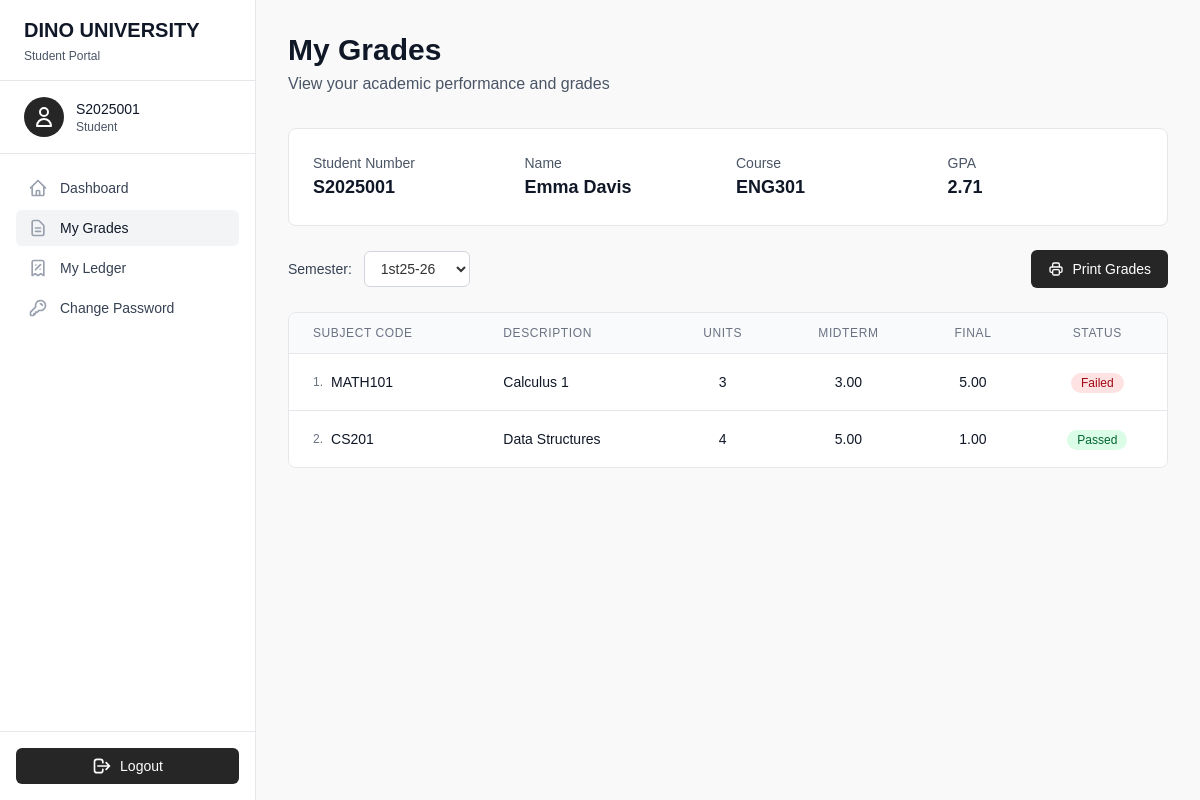
/student/grades.php (signed in), run on the app's committed database.
### tables this page shows
CREATE TABLE IF NOT EXISTS `students` (
  `student_id` int NOT NULL AUTO_INCREMENT,
  `student_number` varchar(50) NOT NULL DEFAULT '0',
  `name` varchar(100) NOT NULL DEFAULT '0',
  `gender` varchar(10) NOT NULL DEFAULT 'Male',
  `course_id` int NOT NULL DEFAULT '0',
  PRIMARY KEY (`student_id`),
  KEY `FK_students_courses` (`course_id`),
  CONSTRAINT `FK_students_courses` FOREIGN KEY (`course_id`) REFERENCES `courses` (`course_id`) ON DELETE CASCADE ON UPDATE CASCADE
);

CREATE TABLE IF NOT EXISTS `courses` (
  `course_id` int NOT NULL AUTO_INCREMENT,
  `code` varchar(50) DEFAULT NULL,
  `name` varchar(100) DEFAULT NULL,
  PRIMARY KEY (`course_id`)
);

CREATE TABLE IF NOT EXISTS `subjects` (
  `id` int NOT NULL AUTO_INCREMENT,
  `code` varchar(50) DEFAULT NULL,
  `description` text,
  `days` varchar(50) DEFAULT NULL,
  `time` varchar(50) DEFAULT NULL,
  `room_id` int DEFAULT NULL,
  `teacher_id` int DEFAULT NULL,
  `price_unit` int DEFAULT NULL,
  `units` int DEFAULT NULL,
  PRIMARY KEY (`id`),
  KEY `FK_subjects_rooms` (`room_id`),
  KEY `FK_subjects_teachers` (`teacher_id`),
  CONSTRAINT `FK_subjects_rooms` FOREIGN KEY (`room_id`) REFERENCES `rooms` (`id`) ON DELETE CASCADE ON UPDATE CASCADE,
  CONSTRAINT `FK_subjects_teachers` FOREIGN KEY (`teacher_id`) REFERENCES `teachers` (`id`) ON DELETE CASCADE ON UPDATE CASCADE
);

CREATE TABLE IF NOT EXISTS `student_subjects` (
  `id` int NOT NULL AUTO_INCREMENT,
  `subject_id` int DEFAULT NULL,
  `student_id` int DEFAULT NULL,
  `semester_id` int DEFAULT NULL,
  `midterm_grade` decimal(20,6) DEFAULT NULL,
  `final_course_grade` decimal(20,6) DEFAULT NULL,
  PRIMARY KEY (`id`),
  KEY `FK_student_subjects_semesters` (`semester_id`),
  KEY `FK_student_subjects_students` (`student_id`),
  KEY `FK_student_subjects_subjects` (`subject_id`),
  CONSTRAINT `FK_student_subjects_semesters` FOREIGN KEY (`semester_id`) REFERENCES `semesters` (`id`) ON DELETE CASCADE ON UPDATE CASCADE,
  CONSTRAINT `FK_student_subjects_students` FOREIGN KEY (`student_id`) REFERENCES `students` (`student_id`) ON DELETE CASCADE ON UPDATE CASCADE,
  CONSTRAINT `FK_student_subjects_subjects` FOREIGN KEY (`subject_id`) REFERENCES `subjects` (`id`) ON DELETE CASCADE ON UPDATE CASCADE
);

### student/grades.php (the view, shortened to what this page needs)
<?php
require('../partials/head.php');
$user = $_SESSION['user'];
$stmt = $connection->prepare("
select s.student_id, s.student_number, s.name as student_name, c.code as course_name
from students s
left join courses c on s.course_id = c.course_id
where s.student_number = ?;
");
$stmt->execute([$user['name']]);
$student = $stmt->fetch();
$stmt = $connection->prepare("select * from semesters order by id");
$stmt->execute();
$semesters = $stmt->fetchAll();
$current_semester = $_GET['semester'] ?? ($semesters[0]['code'] ?? '1st25-26');
$stmt = $connection->prepare("
select sub.id, sub.code, sub.description, sub.days, sem.code as semester_code, sub.time, r.name as room_name, t.name as teacher_name, sub.price_unit, sub.units, ss.midterm_grade, ss.final_course_grade
from students s
join student_subjects ss on ss.student_id = s.student_id
join subjects sub on ss.subject_id = sub.id
join semesters sem on ss.semester_id = sem.id
join rooms r on r.id = sub.room_id
join teachers t on t.id = sub.teacher_id
where s.student_number = ? and sem.code = ?;
");
$stmt->execute([$user['name'], $current_semester]);
$student_subjects = $stmt->fetchAll();
$total_points = 0;
$total_units = 0;
foreach ($student_subjects as $subject) {
    if ($subject['final_course_grade'] > 0) {
        $total_points += $subject['final_course_grade'] * $subject['units'];
        $total_units += $subject['units'];
    }
}
$gpa = $total_units > 0 ? number_format($total_points / $total_units, 2) : '0.00';
?>
<body class="min-h-screen bg-gray-50" x-data="{ sidebarOpen: false }">
    <?php require('../partials/student_sidebar.php'); ?>
    <div class="flex-1 lg:ml-64">
        <main class="pt-16 lg:pt-0">
            <div class="py-8 px-4 sm:px-6 lg:px-8">
                <div class="mb-8">
                    <h1 class="text-3xl font-extrabold text-gray-900">My Grades</h1>
                    <p class="mt-1 text-gray-600">View your academic performance and grades</p>
                </div>
                <div class="bg-white rounded-lg border border-gray-200 p-6 mb-6">
                    <div class="grid grid-cols-1 md:grid-cols-2 lg:grid-cols-4 gap-4">
                        <div>
                            <p class="text-sm font-medium text-gray-600">Student Number</p>
                            <p class="text-lg font-semibold text-gray-900"><?= $student['student_number'] ?></p>
                        </div>
                        <div>
                            <p class="text-sm font-medium text-gray-600">Name</p>
                            <p class="text-lg font-semibold text-gray-900"><?= $student['student_name'] ?></p>
                        </div>
                        <div>
                            <p class="text-sm font-medium text-gray-600">Course</p>
                            <p class="text-lg font-semibold text-gray-900"><?= $student['course_name'] ?></p>
                        </div>
                        <div>
                            <p class="text-sm font-medium text-gray-600">GPA</p>
                            <p class="text-lg font-semibold text-gray-900"><?= $gpa ?></p>
                        </div>
                    </div>
                </div>
                <div class="flex flex-col sm:flex-row justify-between items-start sm:items-center gap-4 mb-6">
                    <div class="flex items-center gap-3">
                        <label for="semester_select" class="text-sm font-medium text-gray-700">Semester:</label>
                        <select name="semester" id="semester_select" onchange="changeSemester(this.value)"
                            class="px-3 py-2 border border-gray-300 rounded-md text-sm focus:outline-none focus:ring-2 focus:ring-neutral-800 focus:border-neutral-800 bg-white">
                            <?php foreach ($semesters as $semester) : ?>
                                <option value="<?= $semester['code'] ?>"
                                    <?= $semester['code'] === $current_semester ? 'selected' : '' ?>>
                                    <?= $semester['code'] ?>
                                </option>
                            <?php endforeach; ?>
                        </select>
                    </div>
                    <a target="_blank"
                        class="inline-flex items-center px-4 py-2 border border-transparent text-sm font-medium rounded-md text-white bg-neutral-800 hover:bg-neutral-900 focus:outline-none focus:ring-2 focus:ring-offset-2 focus:ring-neutral-800 transition-colors"
                        href="../grades/print.php?semester=<?= $current_semester ?>&student=<?= $student['student_number'] ?>">
                        Print Grades
                    </a>
                </div>
                <div class="bg-white rounded-lg border border-gray-200 overflow-hidden">
                    <div class="overflow-x-auto">
                        <table class="min-w-full divide-y divide-gray-200">
                            <thead class="bg-gray-50">
                                <tr>
                                    <th class="px-6 py-3 text-left text-xs font-medium text-gray-500 uppercase tracking-wider">Subject Code</th>
                                    <th class="px-6 py-3 text-left text-xs font-medium text-gray-500 uppercase tracking-wider">Description</th>
                                    <th class="px-6 py-3 text-center text-xs font-medium text-gray-500 uppercase tracking-wider">Units</th>
                                    <th class="px-6 py-3 text-center text-xs font-medium text-gray-500 uppercase tracking-wider">Midterm</th>
                                    <th class="px-6 py-3 text-center text-xs font-medium text-gray-500 uppercase tracking-wider">Final</th>
                                    <th class="px-6 py-3 text-center text-xs font-medium text-gray-500 uppercase tracking-wider">Status</th>
                                </tr>
                            </thead>
                            <tbody class="bg-white divide-y divide-gray-200">
                                <?php if (empty($student_subjects)) : ?>
                                    <tr>
                                        <td colspan="6" class="px-6 py-12 text-center">
                                            <svg class="mx-auto h-12 w-12 text-gray-400" fill="none" stroke="currentColor" viewBox="0 0 24 24">
                                                <path stroke-linecap="round" stroke-linejoin="round" stroke-width="2" d="M9 12h6m-6 4h6m2 5H7a2 2 0 01-2-2V5a2 2 0 012-2h5.586a1 1 0 01.707.293l5.414 5.414a1 1 0 01.293.707V19a2 2 0 01-2 2z"></path>
                                            </svg>
                                            <p class="mt-2 text-sm text-gray-500">No subjects enrolled for this semester.</p>
                                        </td>
                                    </tr>
                                <?php else : ?>
                                    <?php foreach ($student_subjects as $key => $subject) : ?>
                                        <tr class="hover:bg-gray-50 transition-colors">
                                            <td class="px-6 py-4 whitespace-nowrap">
                                                <div class="flex items-center">
                                                    <span class="text-xs text-gray-500 mr-2"><?= $key + 1 ?>.</span>
                                                    <span class="text-sm font-medium text-gray-900"><?= $subject['code'] ?? '' ?></span>
                                                </div>
                                            </td>
                                            <td class="px-6 py-4">
                                                <div class="text-sm text-gray-900"><?= $subject['description'] ?? '' ?></div>
                                            </td>
                                            <td class="px-6 py-4 whitespace-nowrap text-center">
                                                <span class="text-sm text-gray-900"><?= $subject['units'] ?? '' ?></span>
                                            </td>
                                            <td class="px-6 py-4 whitespace-nowrap text-center">
                                                <span class="text-sm font-medium text-gray-900">
                                                    <?= $subject['midterm_grade'] != '0.00' ? number_format((float)$subject['midterm_grade'], 2) : '-' ?>
                                                </span>
                                            </td>
                                            <td class="px-6 py-4 whitespace-nowrap text-center">
                                                <span class="text-sm font-medium text-gray-900">
                                                    <?= $subject['final_course_grade'] != '0.00' ? number_format((float)$subject['final_course_grade'], 2) : '-' ?>
                                                </span>
                                            </td>
                                            <td class="px-6 py-4 whitespace-nowrap text-center">
                                                <?php
                                                $final_grade = (float)$subject['final_course_grade'];
                                                if ($final_grade >= 1.0 && $final_grade <= 3.0) {
                                                    echo '<span class="inline-flex items-center px-2.5 py-0.5 rounded-full text-xs font-medium bg-green-100 text-green-800">Passed</span>';
                                                } elseif ($final_grade > 3.0) {
                                                    echo '<span class="inline-flex items-center px-2.5 py-0.5 rounded-full text-xs font-medium bg-red-100 text-red-800">Failed</span>';
                                                } else {
                                                    echo '<span class="inline-flex items-center px-2.5 py-0.5 rounded-full text-xs font-medium bg-gray-100 text-gray-800">Pending</span>';
                                                }
                                                ?>
                                            </td>
                                        </tr>
                                    <?php endforeach; ?>
                                <?php endif; ?>
                            </tbody>
                        </table>
                    </div>
                </div>
            </div>
        </main>
    </div>
</body>
<?php
require('../partials/footer.php')
?>

### partials/head.php (style rules this page uses)
html, body { height: 100%; margin: 0; padding: 0; font-family: sans-serif; font-weight: 100; background-color: #f9f9f9; color: #333; box-sizing: border-box; }

### data on the page
students: student_number "S2025001", name "Emma Davis", course.code "ENG301"
subjects: code "MATH101", description "Calculus 1", units "3", student_subjects.midterm_grade "3.00", student_subjects.final_course_grade "5.00", shows "Failed"
subjects: code "CS201", description "Data Structures", units "4", student_subjects.midterm_grade "5.00", student_subjects.final_course_grade "1.00", shows "Passed"

### other printed values
$_SESSION['user']['name'] "S2025001"
$gpa "2.71"
form field semester "1st25-26"
